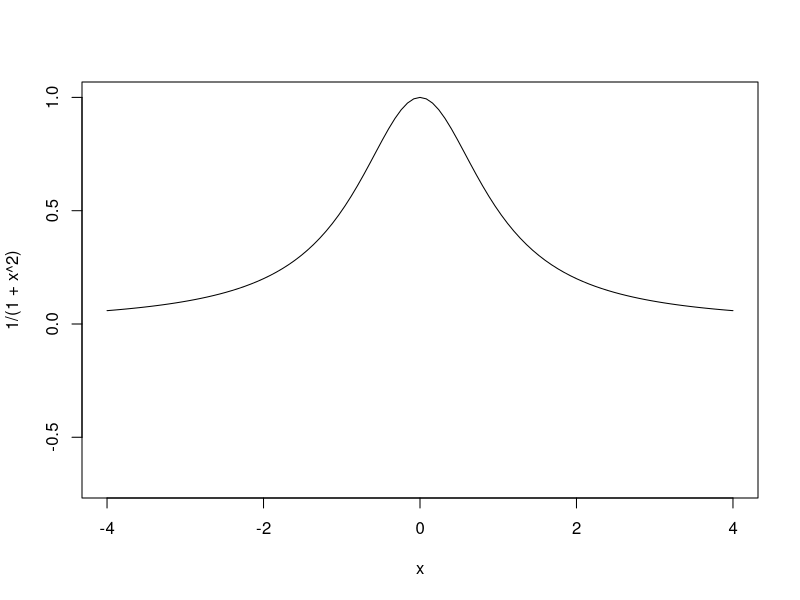
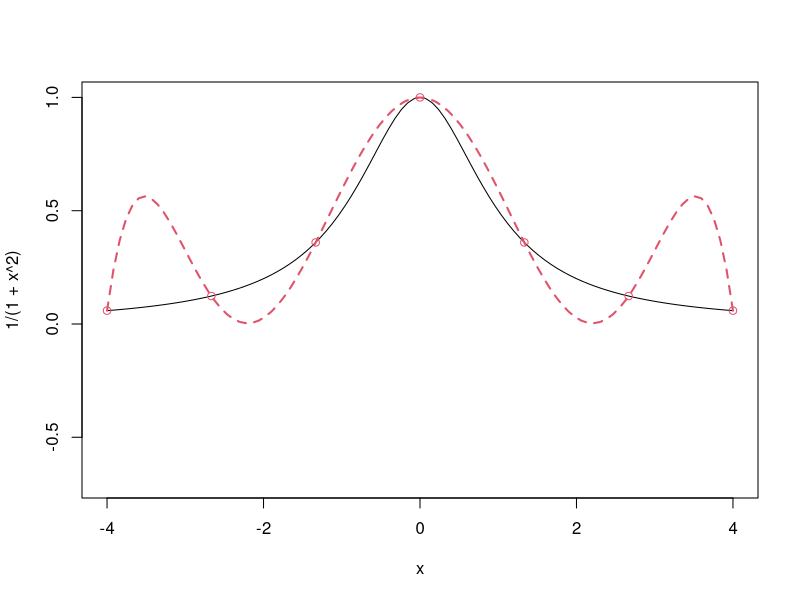
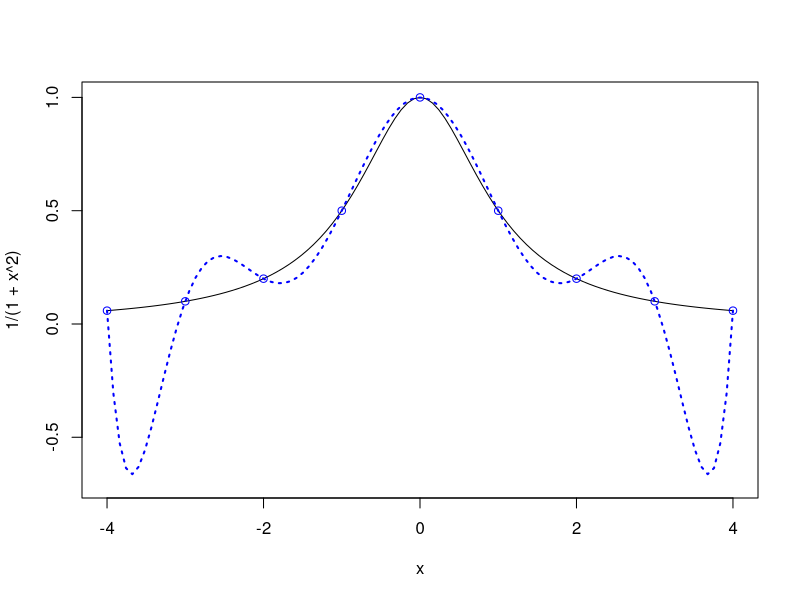
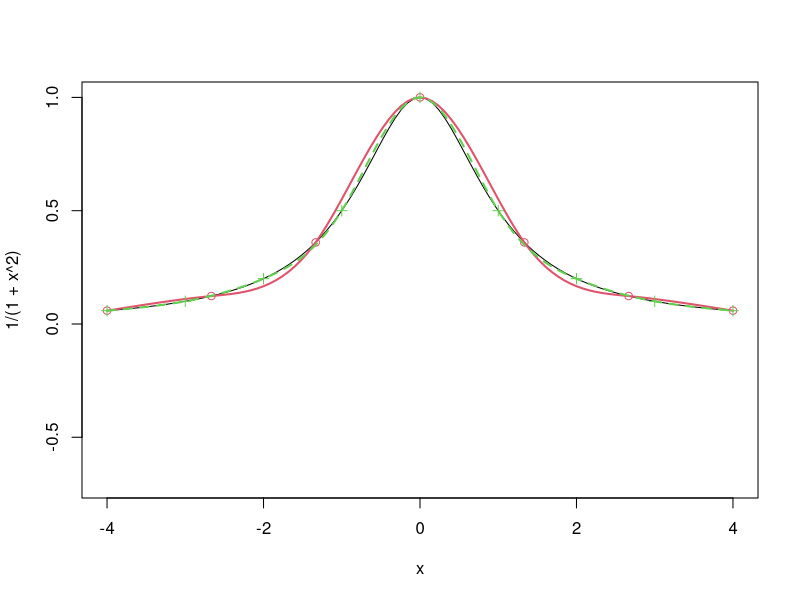
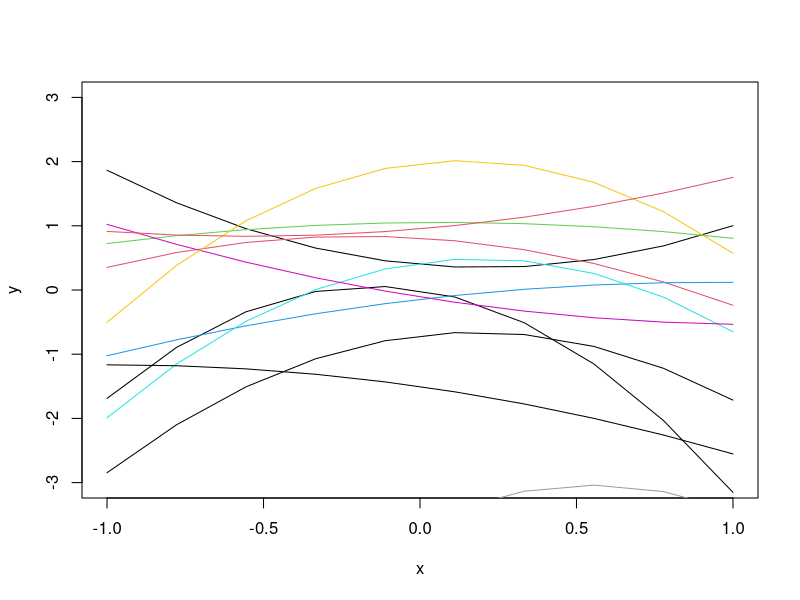
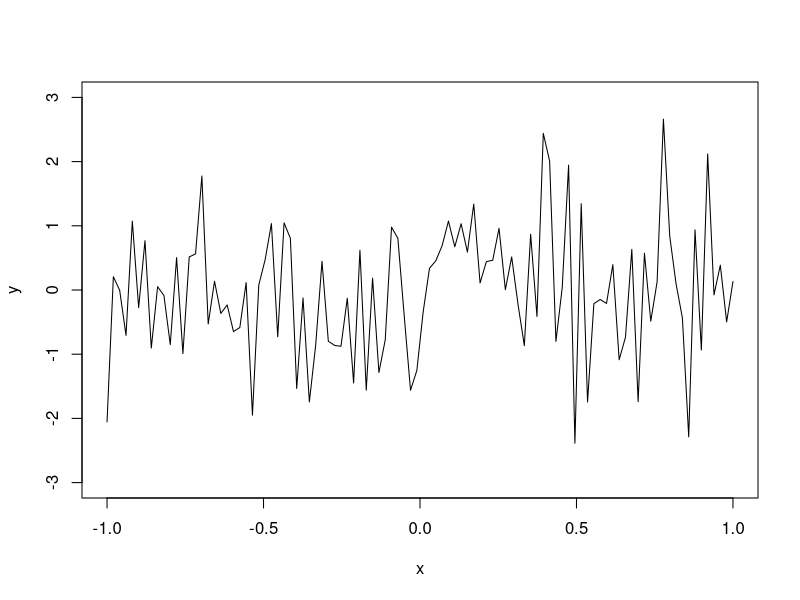
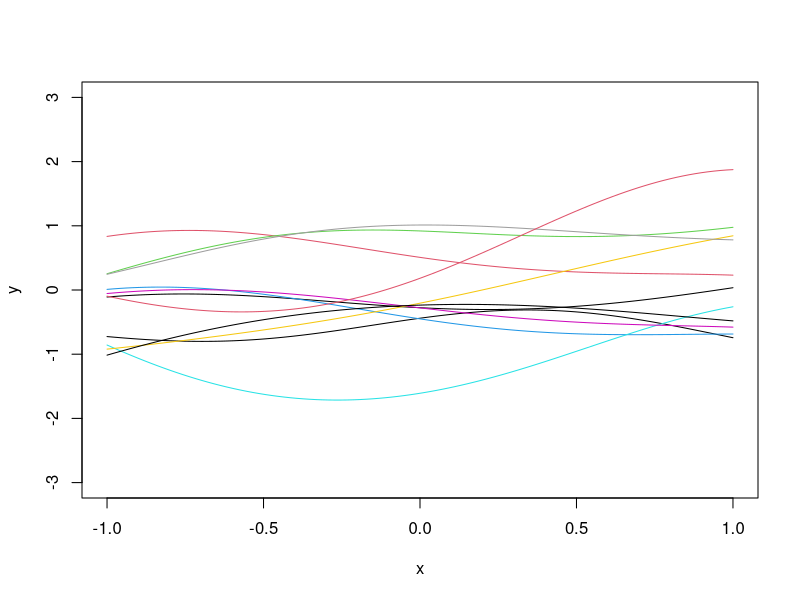
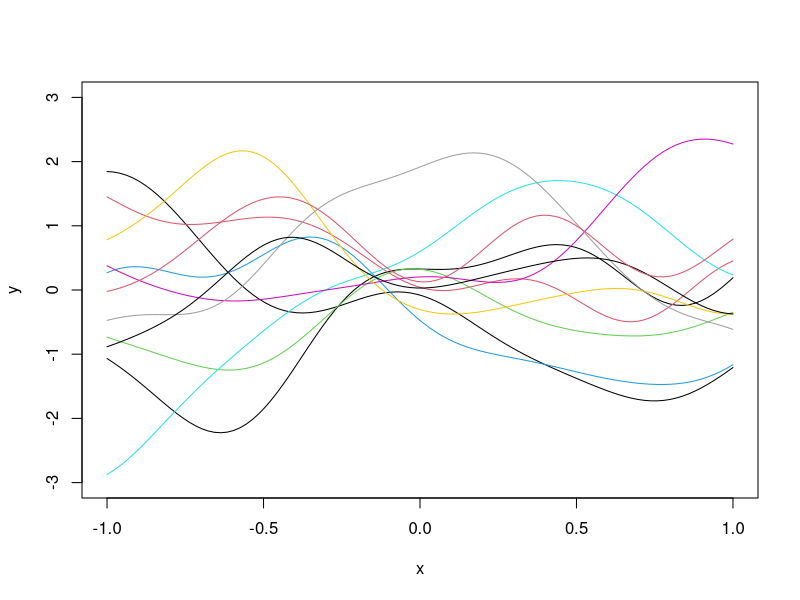

The R script that drew these images, in order: (Note: this script raises an error after producing the figures.)
## ---- chunk 1
curve(1/(1+x^2), from=-4, to=4, ylim=c(-.7,1))
## ---- chunk 2
curve(1/(1+x^2), from=-4, to=4, ylim=c(-.7,1))
x=seq(-4,4,length=7)
y=1/(1+x^2)
X=as.matrix(cbind(1,x,x^2,x^3,x^4,x^5,x^6))
a=solve(X,y)
u=seq(-4,4,length=100)
yhat=u
for(i in 1:100)
  yhat[i]=sum(c(1,u[i],u[i]^2,u[i]^3,u[i]^4,u[i]^5,u[i]^6)*a)
lines(u,yhat, col=2, lty=2, lwd = 2)
points(x,y,col=2)
## ---- chunk 3
curve(1/(1+x^2), from=-4, to=4, ylim=c(-.7,1))
x=seq(-4,4,length=9)
y=1/(1+x^2)
X=as.matrix(cbind(1,x,x^2,x^3,x^4,x^5,x^6,x^7,x^8))
a=solve(X,y)
u=seq(-4,4,length=100)
yhat=u
for(i in 1:100)
  yhat[i]=sum(c(1,u[i],u[i]^2,u[i]^3,u[i]^4,u[i]^5,u[i]^6, u[i]^7,u[i]^8)*a)
lines(u,yhat, col='blue', lty=3, lwd = 2)
points(x,y,col="blue")
## ---- chunk 4
curve(1/(1+x^2), from=-4, to=4, ylim=c(-.7,1))

# Splines with 7 points

x=seq(-4,4,length=7)
y=1/(1+x^2)
points(x,y,col=2)
a=splinefun(x,y,method="natural")
curve(a,add=T,col=2, lwd = 2)

# Splines with 9 points

x=seq(-4,4,length=9)
y=1/(1+x^2)
points(x,y, pch=3,col=3)
a=splinefun(x,y,method="natural")
curve(a,add=T,col=3, lty=2, lwd = 2)
## ---- chunk 5
x=seq(-1,1,length=10)
b=rnorm(3)
y=b[1]+b[2]*x+b[3]*x^2
plot(x,y,"l", ylim=c(-3,3))
b=rnorm(3)
y=b[1]+b[2]*x+b[3]*x^2
lines(x,y,"l")
for(i in 1:10)
{b=rnorm(3)
y=b[1]+b[2]*x+b[3]*x^2
lines(x,y,"l",col=i)}
## ---- chunk 6
N=100
x=seq(-1,1,length=N)
y=rnorm(N)
plot(x,y,"l", ylim=c(-3,3))
## ---- chunk 7
E=as.matrix(dist(x, diag=T, ,upper=T))

# Correlation matrix R
R=exp(-0.5*E^2)
eig=eigen(R)
R.sqrt=eig$vec%*%diag(sqrt(eig$val+10^(-10)))%*%t(eig$vec)
z=rnorm(N)
y=R.sqrt%*%z
plot(x,y,"l", ylim=c(-3,3))
for(i in 1:10)
  lines(x,R.sqrt%*%rnorm(N),col=i)
## ---- chunk 8
E=as.matrix(dist(x, diag=T, ,upper=T))

# Correlation matrix R
R=exp(-5*E^2)
eig=eigen(R)
R.sqrt=eig$vec%*%diag(sqrt(eig$val+10^(-10)))%*%t(eig$vec)
z=rnorm(N)
y=R.sqrt%*%z
plot(x,y,"l", ylim=c(-3,3))
for(i in 1:10)
  lines(x,R.sqrt%*%rnorm(N),col=i)
## ---- chunk 9
# Computer model
f=function(x)
  sin(30*(x-.9)^4)*cos(2*(x-.9))+(x-.9)/2

n=10
D=seq(0,1,length=n)
y=f(D)
curve(f(x),from=0,to=1, ylim = c(-0.75, 0.55))
points(D,y,pch=4,cex=2)
E=as.matrix(dist(D, diag=T, upper=T))
theta=100
R=exp(-theta*E^2)
mu=0
I=diag(n)
Rinv=solve(R+10^(-10)*I)
coef=Rinv%*%(y-mu)

basis=function(h)
  exp(-theta*h^2)
r=function(x)
{
  vec=basis(x-D)
  return(vec)
}

fhat=function(x)
  mu+t(r(x))%*%coef

sigma2=drop(1/n*t(y-mu)%*%Rinv%*%(y-mu))
f.var=function(x)
  sigma2*(1-t(r(x))%*%Rinv%*%r(x))

N=1000
u=seq(0,1,length=N)
y.pred=y.low=y.high=numeric(N)
for(i in 1:N)
{
  y.pred[i]=fhat(u[i])
  SD=sqrt(f.var(u[i]))
  y.low[i]=y.pred[i]-2*SD
  y.high[i]=y.pred[i]+2*SD
}

lines(u,y.pred,col=3,lwd=2)
lines(u,y.low,lty=2,col=2,lwd=2)
lines(u,y.high,lty=2,col=2,lwd=2)
test=u
# RMSE
sqrt(mean((apply(cbind(test),1,fhat)-f(test))^2))
## ---- chunk 10
curve(f(x),from=0,to=1, ylim = c(-0.75, 0.55))
points(D,y,pch=4,cex=2)
E=as.matrix(dist(D, diag=T, upper=T))
theta=100
R=exp(-theta*E^2)
mu=100
I=diag(n)
Rinv=solve(R+10^(-10)*I)
coef=Rinv%*%(y-mu)

basis=function(h)
  exp(-theta*h^2)
r=function(x)
{
  vec=basis(x-D)
  return(vec)
}

fhat=function(x)
  mu+t(r(x))%*%coef

sigma2=drop(1/n*t(y-mu)%*%Rinv%*%(y-mu))
f.var=function(x)
  sigma2*(1-t(r(x))%*%Rinv%*%r(x))

N=1000
u=seq(0,1,length=N)
y.pred=y.low=y.high=numeric(N)
for(i in 1:N)
{
  y.pred[i]=fhat(u[i])
  SD=sqrt(f.var(u[i]))
  y.low[i]=y.pred[i]-2*SD
  y.high[i]=y.pred[i]+2*SD
}

lines(u,y.pred,col=3,lwd=2)
lines(u,y.low,lty=2,col=2,lwd=2)
lines(u,y.high,lty=2,col=2,lwd=2)
# RMSE
sqrt(mean((apply(cbind(test),1,fhat)-f(test))^2))
## ---- chunk 11
mu=drop(t(one)%*%Rinv%*%y/(t(one)%*%Rinv%*%one))
## ---- chunk 12
mu
## ---- chunk 13
coef=Rinv%*%(y-mu)
sigma2=drop(1/n*t(y-mu)%*%Rinv%*%(y-mu))
f.var=function(x)
{ 
  fac=1/(one%*%Rinv%*%one)
  val=sigma2*(1-t(r(x))%*%Rinv%*%r(x)+fac*(1-t(r(x))%*%Rinv%*%one)^2)
  return(val)
}

for(i in 1:N)
{
  y.pred[i]=fhat(u[i])
  SD=sqrt(f.var(u[i]))
  y.low[i]=y.pred[i]-2*SD
  y.high[i]=y.pred[i]+2*SD
}
curve(f(x),from=0,to=1, ylim= c(-0.75, 0.55))
points(D,y)
lines(u,y.pred,col=3,lwd=2)
lines(u,y.low,lty=2,col=2,lwd=2)
lines(u,y.high,lty=2,col=2,lwd=2)
test=u

# RMSE
sqrt(mean((apply(cbind(test),1,fhat)-f(test))^2))
